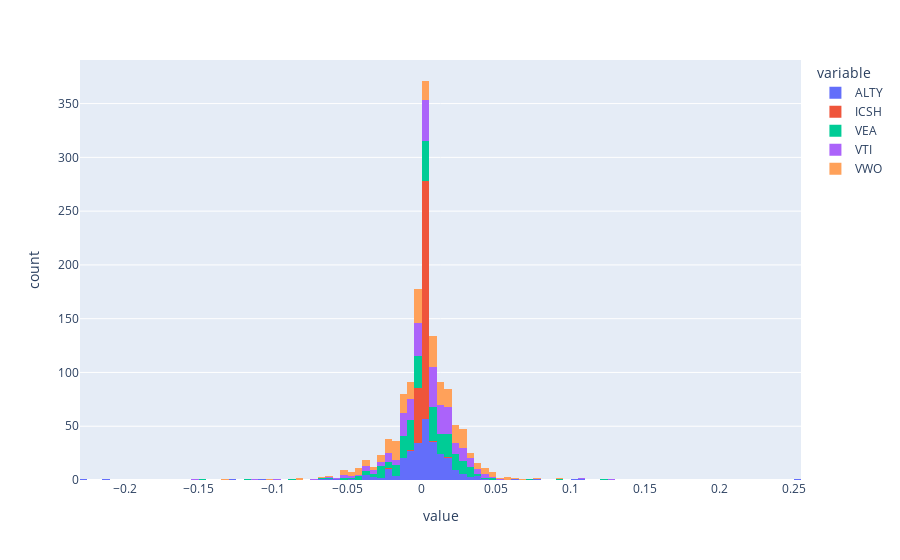
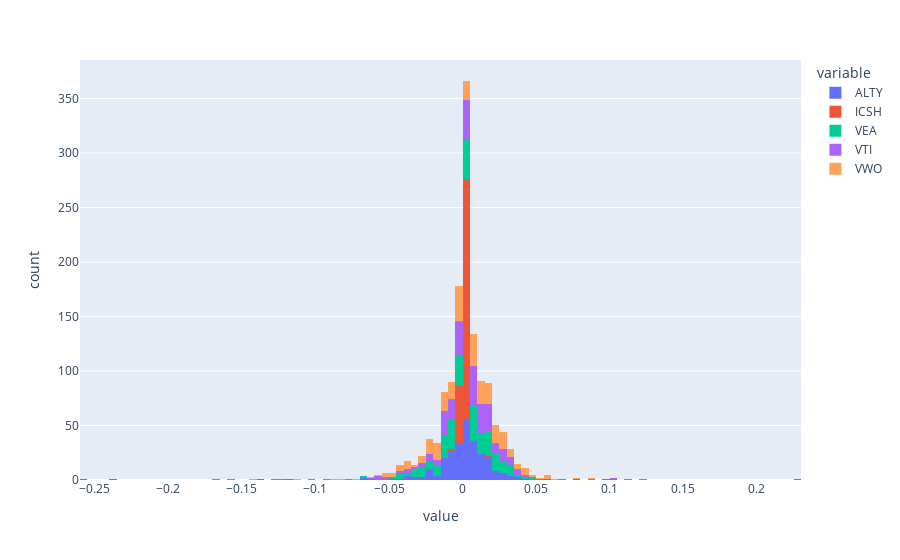

The notebook cell these images were saved under, in order:
### Code cell
prices = yf.download(['VTI','VEA','ALTY','VWO','ICSH'])['Adj Close'].resample('W').last().fillna(method='ffill').dropna()
returns = prices.pct_change().fillna(0.0)
logReturns = np.log(prices/prices.shift(1))

px.histogram(returns).show()
px.histogram(logReturns).show()

### Figure 1 — Plotly figure (JSON) as saved in the notebook; plotly's stock layout.template omitted (floating-point values rounded to 4 significant figures; data arrays with more than 128 entries replaced by an {"elided": "..."} marker saying what was removed)
{"data": [{"alignmentgroup": "True", "bingroup": "x", "hovertemplate": "variable=ALTY<br>value=%{x}<br>count=%{y}<extra></extra>", "legendgroup": "ALTY", "marker": {"color": "#636efa"}, "name": "ALTY", "offsetgroup": "ALTY", "orientation": "v", "showlegend": true, "type": "histogram", "x": {"elided": "277 float values"}, "xaxis": "x", "yaxis": "y"}, {"alignmentgroup": "True", "bingroup": "x", "hovertemplate": "variable=ICSH<br>value=%{x}<br>count=%{y}<extra></extra>", "legendgroup": "ICSH", "marker": {"color": "#EF553B"}, "name": "ICSH", "offsetgroup": "ICSH", "orientation": "v", "showlegend": true, "type": "histogram", "x": {"elided": "277 float values"}, "xaxis": "x", "yaxis": "y"}, {"alignmentgroup": "True", "bingroup": "x", "hovertemplate": "variable=VEA<br>value=%{x}<br>count=%{y}<extra></extra>", "legendgroup": "VEA", "marker": {"color": "#00cc96"}, "name": "VEA", "offsetgroup": "VEA", "orientation": "v", "showlegend": true, "type": "histogram", "x": {"elided": "277 float values"}, "xaxis": "x", "yaxis": "y"}, {"alignmentgroup": "True", "bingroup": "x", "hovertemplate": "variable=VTI<br>value=%{x}<br>count=%{y}<extra></extra>", "legendgroup": "VTI", "marker": {"color": "#ab63fa"}, "name": "VTI", "offsetgroup": "VTI", "orientation": "v", "showlegend": true, "type": "histogram", "x": {"elided": "277 float values"}, "xaxis": "x", "yaxis": "y"}, {"alignmentgroup": "True", "bingroup": "x", "hovertemplate": "variable=VWO<br>value=%{x}<br>count=%{y}<extra></extra>", "legendgroup": "VWO", "marker": {"color": "#FFA15A"}, "name": "VWO", "offsetgroup": "VWO", "orientation": "v", "showlegend": true, "type": "histogram", "x": {"elided": "277 float values"}, "xaxis": "x", "yaxis": "y"}], "layout": {"barmode": "relative", "legend": {"title": {"text": "variable"}, "tracegroupgap": 0}, "margin": {"t": 60}, "xaxis": {"anchor": "y", "domain": [0, 1], "title": {"text": "value"}}, "yaxis": {"anchor": "x", "domain": [0, 1], "title": {"text": "count"}}}}

### Figure 2 — Plotly figure (JSON) as saved in the notebook; plotly's stock layout.template omitted (floating-point values rounded to 4 significant figures; data arrays with more than 128 entries replaced by an {"elided": "..."} marker saying what was removed)
{"data": [{"alignmentgroup": "True", "bingroup": "x", "hovertemplate": "variable=ALTY<br>value=%{x}<br>count=%{y}<extra></extra>", "legendgroup": "ALTY", "marker": {"color": "#636efa"}, "name": "ALTY", "offsetgroup": "ALTY", "orientation": "v", "showlegend": true, "type": "histogram", "x": {"elided": "277 float values"}, "xaxis": "x", "yaxis": "y"}, {"alignmentgroup": "True", "bingroup": "x", "hovertemplate": "variable=ICSH<br>value=%{x}<br>count=%{y}<extra></extra>", "legendgroup": "ICSH", "marker": {"color": "#EF553B"}, "name": "ICSH", "offsetgroup": "ICSH", "orientation": "v", "showlegend": true, "type": "histogram", "x": {"elided": "277 float values"}, "xaxis": "x", "yaxis": "y"}, {"alignmentgroup": "True", "bingroup": "x", "hovertemplate": "variable=VEA<br>value=%{x}<br>count=%{y}<extra></extra>", "legendgroup": "VEA", "marker": {"color": "#00cc96"}, "name": "VEA", "offsetgroup": "VEA", "orientation": "v", "showlegend": true, "type": "histogram", "x": {"elided": "277 float values"}, "xaxis": "x", "yaxis": "y"}, {"alignmentgroup": "True", "bingroup": "x", "hovertemplate": "variable=VTI<br>value=%{x}<br>count=%{y}<extra></extra>", "legendgroup": "VTI", "marker": {"color": "#ab63fa"}, "name": "VTI", "offsetgroup": "VTI", "orientation": "v", "showlegend": true, "type": "histogram", "x": {"elided": "277 float values"}, "xaxis": "x", "yaxis": "y"}, {"alignmentgroup": "True", "bingroup": "x", "hovertemplate": "variable=VWO<br>value=%{x}<br>count=%{y}<extra></extra>", "legendgroup": "VWO", "marker": {"color": "#FFA15A"}, "name": "VWO", "offsetgroup": "VWO", "orientation": "v", "showlegend": true, "type": "histogram", "x": {"elided": "277 float values"}, "xaxis": "x", "yaxis": "y"}], "layout": {"barmode": "relative", "legend": {"title": {"text": "variable"}, "tracegroupgap": 0}, "margin": {"t": 60}, "xaxis": {"anchor": "y", "domain": [0, 1], "title": {"text": "value"}}, "yaxis": {"anchor": "x", "domain": [0, 1], "title": {"text": "count"}}}}
